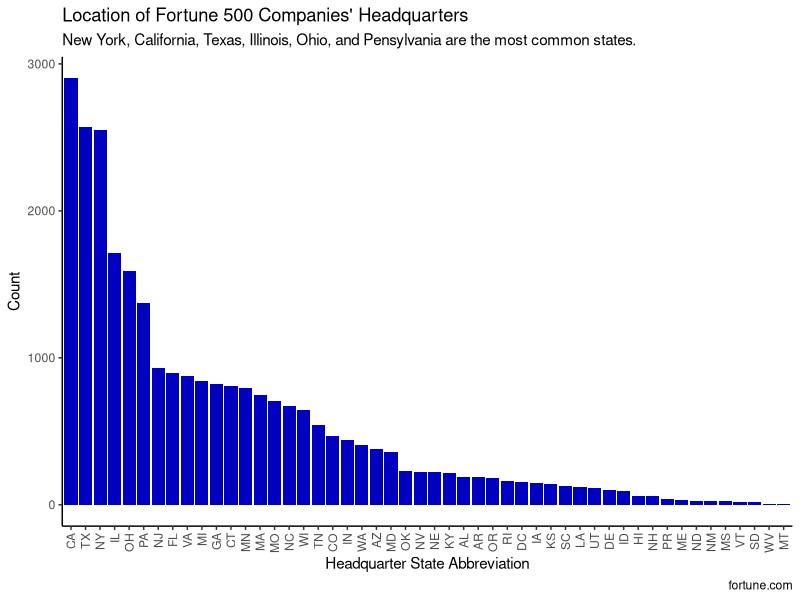
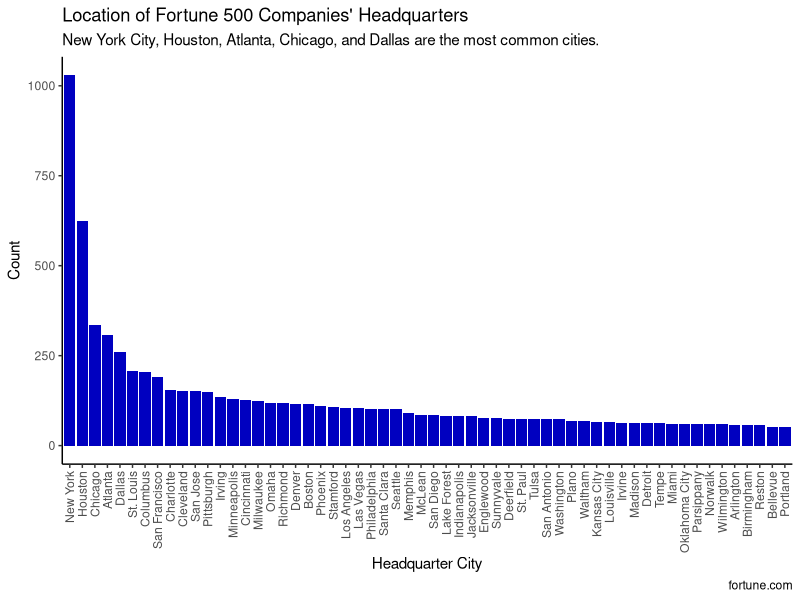

Here is the R script that generated these plots, in order:
## ---- chunk 1
#| message: false
#| warning: false
library(tidyverse)
library(readr)
library(forcats)
## ---- chunk 2
fortune <- read_csv('data/Cleaned Data.csv', show_col_types = FALSE) |>
  select(rank,name,headquarters_state,headquarters_city)
## ---- chunk 3
state_hq <- unique(fortune) |>
  select(headquarters_state) |>
  drop_na() |>
  count(headquarters_state) |>
  mutate(headquarters_state = fct_reorder(headquarters_state, desc(n)))
## ---- chunk 4
city_hq <- unique(fortune) |>
  select(headquarters_city) |>
  drop_na() |>
  count(headquarters_city) |>
  filter(n > 50) |>
  mutate(headquarters_city = fct_reorder(headquarters_city, desc(n)))
## ---- chunk 5
state_hq |>
  ggplot(aes(x = headquarters_state, y = n)) +
  geom_bar(stat = 'identity', fill = '#0000c0') +
  scale_x_discrete(guide = guide_axis(angle = 90)) +
  labs(title = "Location of Fortune 500 Companies' Headquarters",
       subtitle = "New York, California, Texas, Illinois, Ohio, and Pensylvania are the most common states.",
       x = 'Headquarter State Abbreviation',
       y = 'Count',
       caption = 'fortune.com') +
  theme_classic()
## ---- chunk 6
city_hq |>
  ggplot(aes(x = headquarters_city, y = n)) +
  geom_bar(stat = 'identity', fill = '#0000c0') +
  scale_x_discrete(guide = guide_axis(angle = 90)) +
  labs(title = "Location of Fortune 500 Companies' Headquarters",
       subtitle = "New York City, Houston, Atlanta, Chicago, and Dallas are the most common cities.",
       x = 'Headquarter City',
       y = 'Count',
       caption = 'fortune.com') +
  theme_classic()
